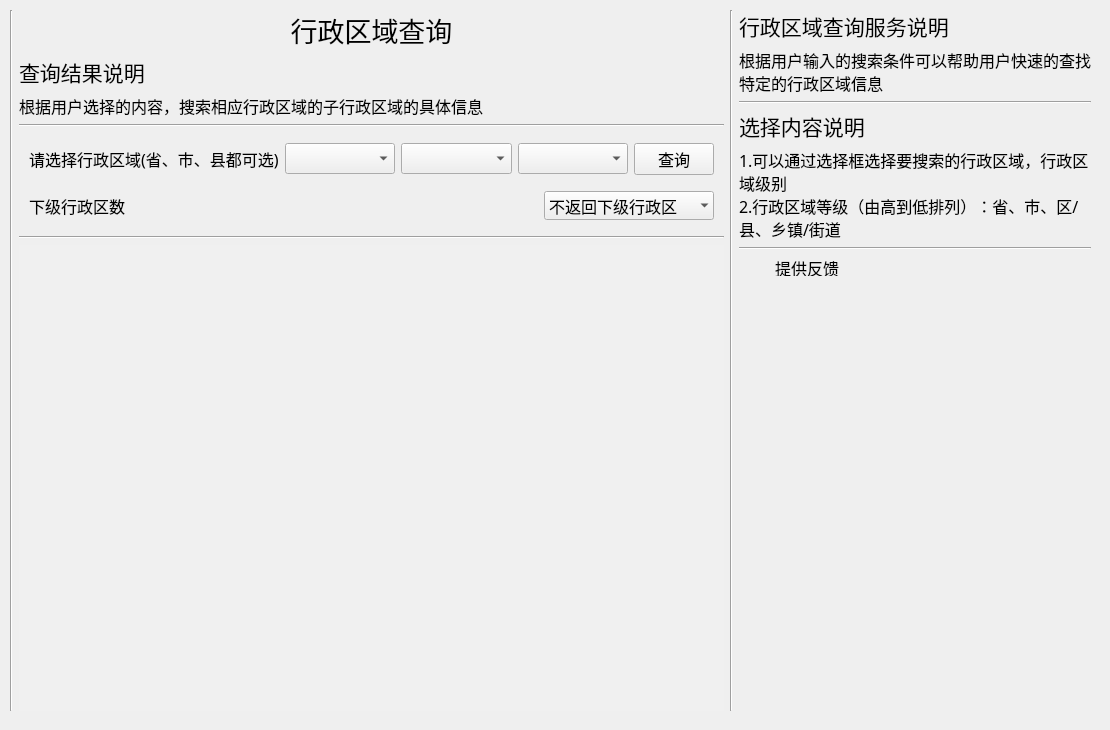
    <widget class="QWidget" name="administrativeDistrictEnquiryPage">
     <widget class="QWidget" name="horizontalLayoutWidget_13">
      <property name="geometry">
       <rect>
        <x>0</x>
        <y>0</y>
        <width>1101</width>
        <height>721</height>
       </rect>
      </property>
      <layout class="QHBoxLayout" name="administrativeHorziontal1" stretch="0,2,0,1">
       <property name="leftMargin">
        <number>10</number>
       </property>
       <property name="topMargin">
        <number>10</number>
       </property>
       <property name="rightMargin">
        <number>10</number>
       </property>
       <property name="bottomMargin">
        <number>10</number>
       </property>
       <item>
        <widget class="Line" name="administrativeLine6">
         <property name="orientation">
          <enum>Qt::Vertical</enum>
         </property>
        </widget>
       </item>
       <item>
        <layout class="QVBoxLayout" name="administrativeVertical1">
         <item>
          <widget class="QLabel" name="administrativeDistrictEnquiryLabel">
           <property name="font">
            <font>
             <family>微软雅黑</family>
             <pointsize>20</pointsize>
            </font>
           </property>
           <property name="text">
            <string>行政区域查询</string>
           </property>
           <property name="alignment">
            <set>Qt::AlignCenter</set>
           </property>
           <property name="margin">
            <number>10</number>
           </property>
          </widget>
         </item>
         <item>
          <widget class="QLabel" name="administartiveSearchResultContextLabel">
           <property name="font">
            <font>
             <family>微软雅黑 Light</family>
             <pointsize>16</pointsize>
            </font>
           </property>
           <property name="text">
            <string>查询结果说明</string>
           </property>
           <property name="margin">
            <number>10</number>
           </property>
          </widget>
         </item>
         <item>
          <widget class="QLabel" name="administrativeSearchInformationLabel">
           <property name="font">
            <font>
             <family>微软雅黑 Light</family>
             <pointsize>12</pointsize>
            </font>
           </property>
           <property name="text">
            <string>根据用户选择的内容，搜索相应行政区域的子行政区域的具体信息</string>
           </property>
           <property name="wordWrap">
            <bool>true</bool>
           </property>
           <property name="margin">
            <number>10</number>
           </property>
          </widget>
         </item>
         <item>
          <widget class="Line" name="administartiveLine1">
           <property name="orientation">
            <enum>Qt::Horizontal</enum>
           </property>
          </widget>
         </item>
         <item>
          <layout class="QHBoxLayout" name="administrativeHorziontal2" stretch="2,1,1,1,0">
           <property name="leftMargin">
            <number>10</number>
           </property>
           <property name="topMargin">
            <number>10</number>
           </property>
           <property name="rightMargin">
            <number>10</number>
           </property>
           <property name="bottomMargin">
            <number>0</number>
           </property>
           <item>
            <widget class="QLabel" name="administrativeLabel">
             <property name="font">
              <font>
               <family>微软雅黑 Light</family>
               <pointsize>12</pointsize>
              </font>
             </property>
             <property name="text">
              <string>请选择行政区域(省、市、县都可选)</string>
             </property>
            </widget>
           </item>
           <item>
            <widget class="QComboBox" name="provinceComboBox">
             <property name="font">
              <font>
               <family>微软雅黑 Light</family>
               <pointsize>12</pointsize>
              </font>
             </property>
            </widget>
           </item>
           <item>
            <widget class="QComboBox" name="cityComboBox">
             <property name="font">
              <font>
               <family>微软雅黑 Light</family>
               <pointsize>12</pointsize>
              </font>
             </property>
            </widget>
           </item>
           <item>
            <widget class="QComboBox" name="countyComboBox">
             <property name="font">
              <font>
               <family>微软雅黑 Light</family>
               <pointsize>12</pointsize>
              </font>
             </property>
             <property name="placeholderText">
              <string/>
             </property>
            </widget>
           </item>
           <item>
            <widget class="QPushButton" name="administrativeSearchButton">
             <property name="font">
              <font>
               <family>微软雅黑 Light</family>
               <pointsize>12</pointsize>
              </font>
             </property>
             <property name="text">
              <string>查询</string>
             </property>
            </widget>
           </item>
          </layout>
         </item>
         <item>
          <layout class="QHBoxLayout" name="administrativeHorziontal3" stretch="3,1">
           <property name="leftMargin">
            <number>10</number>
           </property>
           <property name="topMargin">
            <number>10</number>
           </property>
           <property name="rightMargin">
            <number>10</number>
           </property>
           <property name="bottomMargin">
            <number>10</number>
           </property>
           <item>
            <widget class="QLabel" name="subDistrictNumLabel">
             <property name="font">
              <font>
               <family>微软雅黑 Light</family>
               <pointsize>12</pointsize>
              </font>
             </property>
             <property name="text">
              <string>下级行政区数</string>
             </property>
            </widget>
           </item>
           <item>
            <widget class="QComboBox" name="subDistrictNumComboBox">
             <property name="font">
              <font>
               <family>微软雅黑 Light</family>
               <pointsize>12</pointsize>
              </font>
             </property>
             <property name="currentIndex">
              <number>0</number>
             </property>
             <property name="frame">
              <bool>false</bool>
             </property>
             <property name="modelColumn">
              <number>0</number>
             </property>
             <item>
              <property name="text">
               <string>不返回下级行政区</string>
              </property>
             </item>
             <item>
              <property name="text">
               <string>返回下一级行政区</string>
              </property>
             </item>
             <item>
              <property name="text">
               <string>返回下两级行政区</string>
              </property>
             </item>
             <item>
              <property name="text">
               <string>返回下三级行政区</string>
              </property>
             </item>
            </widget>
           </item>
          </layout>
         </item>
         <item>
          <widget class="Line" name="administartiveLine2">
           <property name="orientation">
            <enum>Qt::Horizontal</enum>
           </property>
          </widget>
         </item>
         <item>
          <widget class="QTextEdit" name="administrativeResultTextEdit">
           <property name="font">
            <font>
             <family>微软雅黑 Light</family>
             <pointsize>12</pointsize>
            </font>
           </property>
           <property name="styleSheet">
            <string notr="true">QTextEdit{
    color: Black;
    background: #F0F0F0;
    NoFrame;
}</string>
           </property>
           <property name="frameShape">
            <enum>QFrame::NoFrame</enum>
           </property>
          </widget>
         </item>
        </layout>
       </item>
       <item>
        <widget class="Line" name="administrativeLine5">
         <property name="orientation">
          <enum>Qt::Vertical</enum>
         </property>
        </widget>
       </item>
       <item>
        <layout class="QVBoxLayout" name="administrativeVertical2">
         <item>
          <widget class="QLabel" name="administrativeServiceLabel">
           <property name="font">
            <font>
             <family>微软雅黑 Light</family>
             <pointsize>16</pointsize>
            </font>
           </property>
           <property name="text">
            <string>行政区域查询服务说明</string>
           </property>
           <property name="margin">
            <number>10</number>
           </property>
          </widget>
         </item>
         <item>
          <widget class="QLabel" name="administrativeDetailInformationLabel">
           <property name="font">
            <font>
             <family>微软雅黑 Light</family>
             <pointsize>12</pointsize>
            </font>
           </property>
           <property name="text">
            <string>根据用户输入的搜索条件可以帮助用户快速的查找特定的行政区域信息</string>
           </property>
           <property name="wordWrap">
            <bool>true</bool>
           </property>
           <property name="margin">
            <number>10</number>
           </property>
          </widget>
         </item>
         <item>
          <widget class="Line" name="administrativeLine3">
           <property name="orientation">
            <enum>Qt::Horizontal</enum>
           </property>
          </widget>
         </item>
         <item>
          <widget class="QLabel" name="administrativeInputContextLabel">
           <property name="font">
            <font>
             <family>微软雅黑 Light</family>
             <pointsize>16</pointsize>
            </font>
           </property>
           <property name="text">
            <string>选择内容说明</string>
           </property>
           <property name="margin">
            <number>10</number>
           </property>
          </widget>
         </item>
         <item>
          <widget class="QLabel" name="administrativeInputInformationLabel">
           <property name="font">
            <font>
             <family>微软雅黑 Light</family>
             <pointsize>12</pointsize>
            </font>
           </property>
           <property name="text">
            <string>1.可以通过选择框选择要搜索的行政区域，行政区域级别
2.行政区域等级（由高到低排列）：省、市、区/县、乡镇/街道</string>
           </property>
           <property name="wordWrap">
            <bool>true</bool>
           </property>
           <property name="margin">
            <number>10</number>
           </property>
          </widget>
         </item>
         <item>
          <widget class="Line" name="administrativeLine4">
           <property name="orientation">
            <enum>Qt::Horizontal</enum>
           </property>
          </widget>
         </item>
         <item>
          <layout class="QHBoxLayout" name="administrativeHorziontal4">
           <property name="leftMargin">
            <number>10</number>
           </property>
           <item>
            <widget class="QLabel" name="administrativeFeedBackPhotoLabel">
             <property name="maximumSize">
              <size>
               <width>20</width>
               <height>20</height>
              </size>
             </property>
             <property name="text">
              <string/>
             </property>
            </widget>
           </item>
           <item>
            <widget class="QLabel" name="administrativeFeedBackLabel">
             <property name="maximumSize">
              <size>
               <width>16777215</width>
               <height>20</height>
              </size>
             </property>
             <property name="font">
              <font>
               <family>微软雅黑 Light</family>
               <pointsize>12</pointsize>
              </font>
             </property>
             <property name="text">
              <string>&lt;html&gt;&lt;head/&gt;&lt;body&gt;&lt;p&gt;&lt;a href=&quot;https://github.com/&quot;&gt;&lt;span style=&quot; color:#000000;&quot;&gt;提供反馈&lt;/span&gt;&lt;/a&gt;&lt;/p&gt;&lt;/body&gt;&lt;/html&gt;</string>
             </property>
             <property name="margin">
              <number>0</number>
             </property>
             <property name="openExternalLinks">
              <bool>true</bool>
             </property>
            </widget>
           </item>
          </layout>
         </item>
         <item>
          <spacer name="administrativeSpacer2">
           <property name="orientation">
            <enum>Qt::Vertical</enum>
           </property>
           <property name="sizeHint" stdset="0">
            <size>
             <width>20</width>
             <height>40</height>
            </size>
           </property>
          </spacer>
         </item>
        </layout>
       </item>
      </layout>
     </widget>
    </widget>
